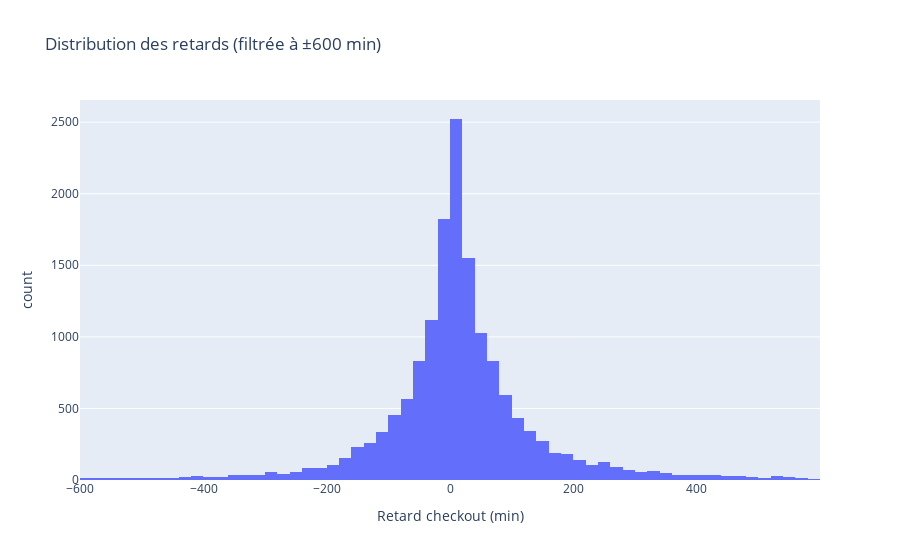

The cell this chart's notebook holds for it:
### Markdown cell above
La majorité des checkouts est proche de l’heure prévue (pic autour de 0), mais une minorité génère des retards importants (valeurs à droite du graphique) susceptibles d’impacter la location suivante.

### Code cell
cap = 600
df_plot = df[df["delay"].between(-cap, cap)].copy()

fig = px.histogram(df_plot, x="delay", nbins=80,
                   title=f"Distribution des retards (filtrée à ±{cap} min)",
                   labels={"delay": "Retard checkout (min)"})
fig.show()

### Figure 1 — Plotly figure (JSON) as saved in the notebook; plotly's stock layout.template omitted (floating-point values rounded to 4 significant figures; data arrays with more than 128 entries replaced by an {"elided": "..."} marker saying what was removed)
{"data": [{"alignmentgroup": "True", "bingroup": "x", "hovertemplate": "Retard checkout (min)=%{x}<br>count=%{y}<extra></extra>", "legendgroup": "", "marker": {"color": "#636efa", "pattern": {"shape": ""}}, "name": "", "nbinsx": 80, "offsetgroup": "", "orientation": "v", "showlegend": false, "type": "histogram", "x": {"elided": "15460 int values"}, "xaxis": "x", "yaxis": "y"}], "layout": {"barmode": "relative", "legend": {"tracegroupgap": 0}, "title": {"text": "Distribution des retards (filtrée à ±600 min)"}, "xaxis": {"anchor": "y", "domain": [0, 1], "title": {"text": "Retard checkout (min)"}}, "yaxis": {"anchor": "x", "domain": [0, 1], "title": {"text": "count"}}}}
